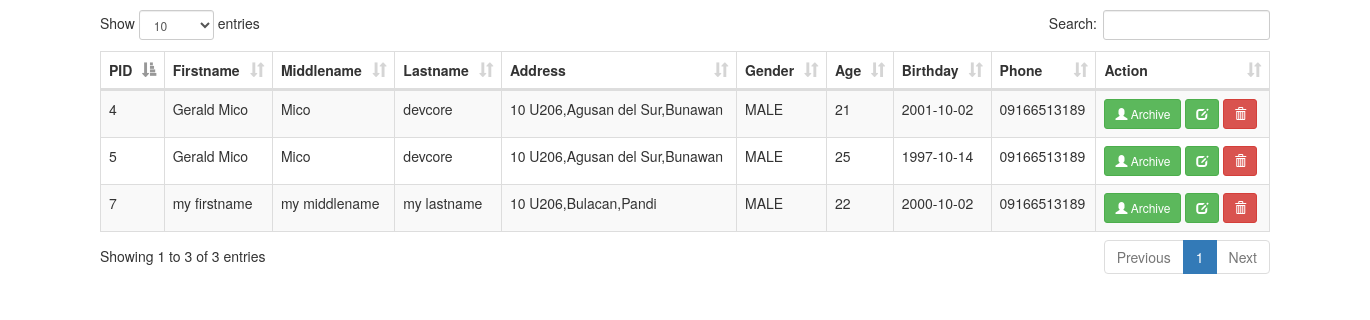
The page /ADMIN/patient/measles.php on the database its author committed.
### tables this page shows
CREATE TABLE `patient` (
  `patient_id` int(11) NOT NULL,
  `email` varchar(100) NOT NULL,
  `password` varchar(250) NOT NULL,
  `fname` text NOT NULL,
  `mname` varchar(100) NOT NULL,
  `lname` varchar(100) NOT NULL,
  `address` varchar(200) NOT NULL,
  `gender` varchar(50) NOT NULL,
  `age` varchar(11) NOT NULL,
  `birthday` date NOT NULL,
  `phone` varchar(50) NOT NULL,
  `status` varchar(200) NOT NULL
);

### ADMIN/patient/measles.php (the view, shortened to what this page needs)
<!DOCTYPE html>
<html>
<head>
	<link rel="stylesheet" type="text/css" href="bootstrap/css/bootstrap.min.css">
	<link rel="stylesheet" type="text/css" href="datatable/dataTable.bootstrap.min.css">
</head>
<body>
<div class="container">
			<div class="height10">
			</div>
			<div class="row">
				<table id="myTable" class="table table-bordered table-striped">
					<thead>
						<th>PID</th>
						<th>Firstname</th>
						<th>Middlename</th>
						<th>Lastname</th>
						<th>Address</th>
						<th>Gender</th>
						<th>Age</th>
						<th>Birthday</th>
						<th>Phone</th>
						<th>Action</th>
					</thead>
					<tbody>
						<?php
							include_once('../../connection/connection.php');
							$sql = "SELECT * FROM patient WHERE status = 'MEASLES'";
							$query = $conn->query($sql);
							while($row = $query->fetch_assoc()){
								echo
								"<tr>
									<td>".$row['patient_id']."</td>
									<td>".$row['fname']."</td>
									<td>".$row['mname']."</td>
									<td>".$row['lname']."</td>
									<td>".$row['address']."</td>
									<td>".$row['gender']."</td>
									<td>".$row['age']."</td>
									<td>".$row['birthday']."</td>
									<td>".$row['phone']."</td>
									<td>
									    <a href='#measles_".$row['patient_id']."' class='btn btn-success btn-sm' data-toggle='modal'><span class='glyphicon glyphicon-user'></span> Archive</a>
										<a href='#edit_".$row['patient_id']."' class='btn btn-success btn-sm' data-toggle='modal'><span class='glyphicon glyphicon-edit'></span></a>
										<a href='#delete_".$row['patient_id']."' class='btn btn-danger btn-sm' data-toggle='modal'><span class='glyphicon glyphicon-trash'></span></a>
									</td>
								</tr>";
							}
						?>
					</tbody>
				</table>
			</div>
        </div>
</body>
</html>

### ADMIN/patient/measles.php (style rules this page uses)
.height10 { height:10px; }

### rows shown on the page
patient: patient_id "4", fname "Gerald Mico", mname "Mico", lname "devcore", address "10 U206,Agusan del Sur,Bunawan", gender "MALE", age "21", birthday "2001-10-02", phone "09166513189"
patient: patient_id "5", fname "Gerald Mico", mname "Mico", lname "devcore", address "10 U206,Agusan del Sur,Bunawan", gender "MALE", age "25", birthday "1997-10-14", phone "09166513189"
patient: patient_id "7", fname "my firstname", mname "my middlename", lname "my lastname", address "10 U206,Bulacan,Pandi", gender "MALE", age "22", birthday "2000-10-02", phone "09166513189"
